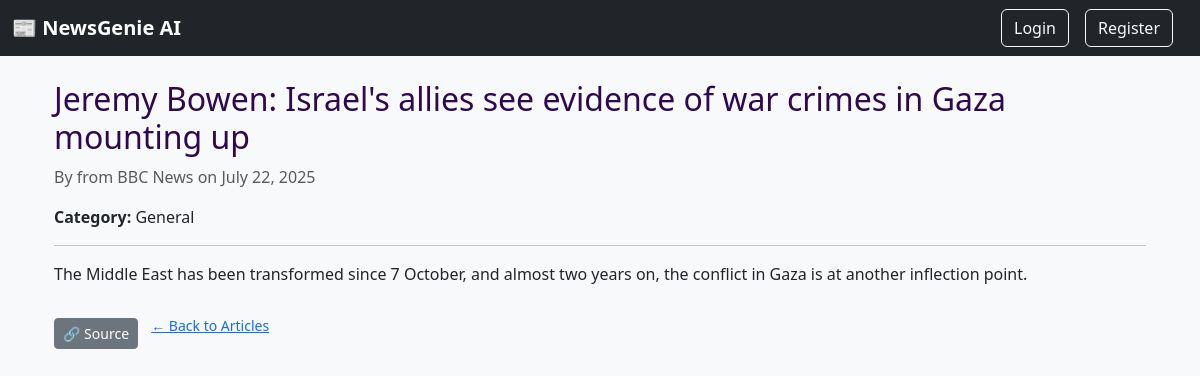
Page /article/142/ on the committed database.
### news/models.py (models this page shows, shortened)
class Article(models.Model):
    title = models.CharField(max_length=200)
    content = models.TextField()
    summary = models.TextField(blank=True)
    source_url = models.URLField()
    category = models.ForeignKey(Category, on_delete=models.CASCADE)
    published_date = models.DateTimeField(default=timezone.now)
    created_at = models.DateTimeField(auto_now_add=True)
    audio_file = models.FileField(upload_to='audio/', blank=True, null=True)
    link = models.URLField(max_length=500, unique=True, null=True, blank=True)
    source = models.CharField(max_length=100, default='Unknown')
    class Meta:
        ordering = ['-published_date']

class Category(models.Model):
    name = models.CharField(max_length=100)
    description = models.TextField(blank=True)
    class Meta:
        verbose_name_plural = "Categories"

### news/views.py (the view)
# urls.py: path('article/<int:article_id>/', views.article_detail, name='article_detail'),
def article_detail(request, article_id):
    article = get_object_or_404(Article, id=article_id)
    if request.user.is_authenticated:
        ReadingHistory.objects.get_or_create(user=request.user, article=article)
    return render(request, 'news/article_detail.html', {'article': article})

### templates/news/article_detail.html (shortened to what this page needs)
{% extends 'base.html' %}
{% block content %}
<div class="container mt-4">
    <h2>{{ article.title }}</h2>
    <p class="text-muted">
        By {{ article.author }} from {{ article.source }} on {{ article.published_date|date:"F d, Y" }}
    </p>
    <p><strong>Category:</strong> {{ article.category.name }}</p>
    <hr>
    <p>{{ article.content }}</p>
    <a href="{{ article.source_url }}" target="_blank" class="btn btn-sm btn-secondary mt-3">🔗 Source</a>
    <a href="{% url 'article_list' %}" class="btn btn-sm btn-link">← Back to Articles</a>
</div>
{% endblock %}

### static/css/style.css (style rules this page uses)
body { font-family: 'Segoe UI', sans-serif; background: #f3f0ff; margin: 0; padding: 0; }
h2 { color: #2e0854; }
a { color: #6a0dad; }

### rows in the picture
Article: title "Jeremy Bowen: Israel's allies see evidence of war crimes in Gaza mounting up", source "BBC News", published_date "July 22, 2025", category.name "General", content "The Middle East has been transformed since 7 October, and almost two years on, the conflict in Gaza is at another inflection point."
